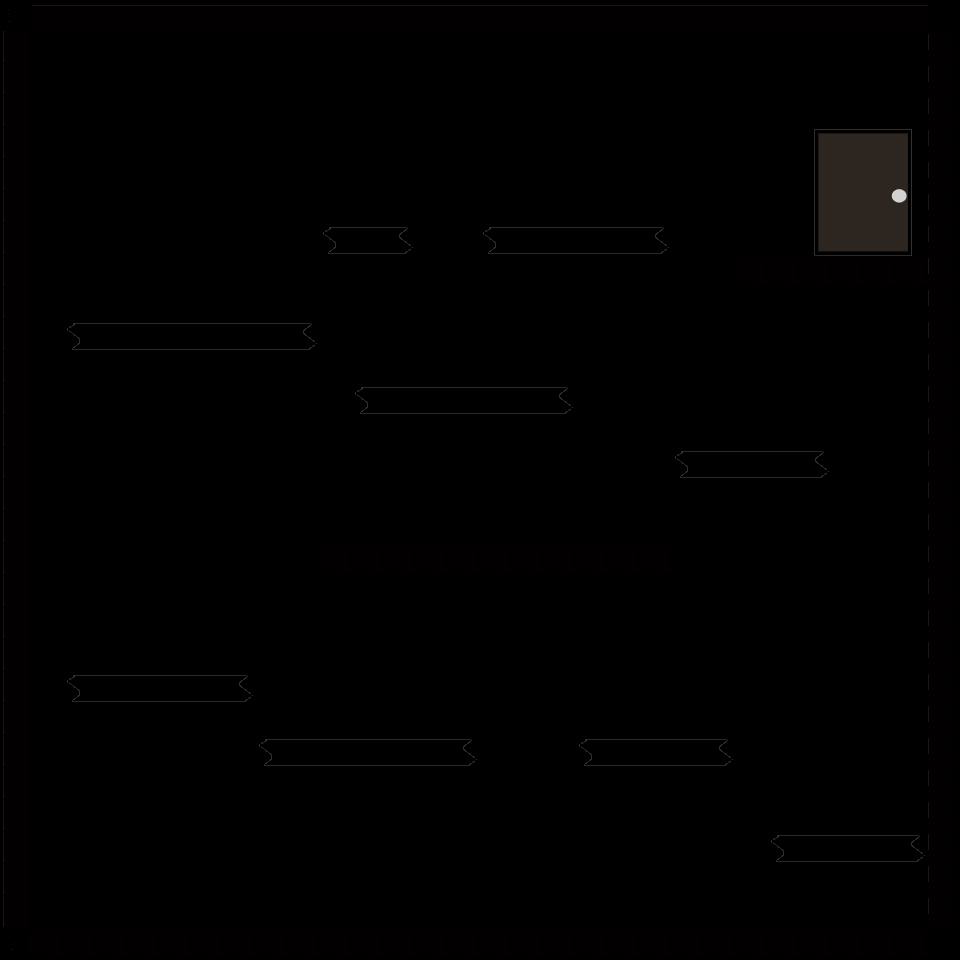

Tiled map render using the project's own tile images. Description and the map definition, with tile-layer contents summarised, below:
An orthogonal 30x30 tile map with 32x32 px tiles, 3 tile layers (level, door, platforms).

<map version="1.0" orientation="orthogonal" width="30" height="30" tilewidth="32" tileheight="32">
 <tileset firstgid="1" name="TileSet" tilewidth="32" tileheight="32">
  <image source="../TileSet.png" width="128" height="256" />
 </tileset>
 <layer name="level" width="30" height="30">
  <data>[900 cells, 133 non-empty, 8 distinct tile ids]</data>
 </layer>
 <layer name="door" width="30" height="30">
  <data>[900 cells, 16 non-empty, 16 distinct tile ids]</data>
 </layer>
 <layer name="platforms" width="30" height="30">
  <data>[900 cells, 52 non-empty, 3 distinct tile ids]</data>
 </layer>
</map>
